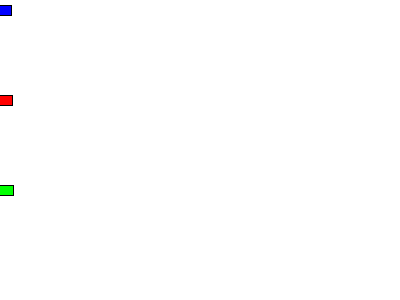
Frame 1 (no input)
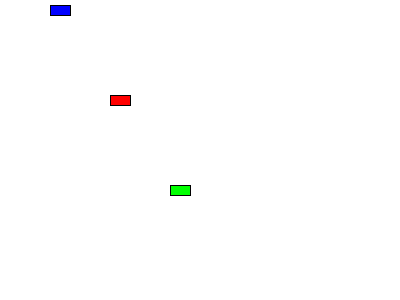
Frame 60 (the mouse pressed at the canvas centre just before this capture)
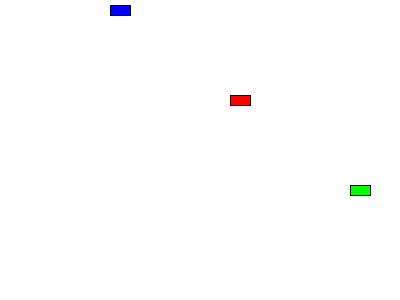
Frame 120 (the mouse held since frame 60 and released just before this capture)

The Processing sketch that drew these frames (run headless with seeded random() and noise(); from frame 60 on, the mouse is pressed at the canvas centre):

// Processing sketch: processing_115817
// ── processing_115817.pde

// Car Race

// Learning Processing
// Daniel Shiffman
// http://www.learningprocessing.com

// Example 8-2: Two Car objects

Car myCar1;
Car myCar2;
Car myCar3; // Three objects!

void setup() {
  size(400,300);
  myCar1 = new Car(color(255,0,0),0,100,2); // Parameters go inside the parentheses when the object is constructed.
  myCar2 = new Car(color(0,0,255),0,10,1);
  myCar3 = new Car(color(0,255,0),0,190,3);
}

void draw() {
  background(255);
  myCar1.move();
  myCar1.display();
  myCar2.move();
  myCar2.display();
  myCar3.move();
  myCar3.display();
  if (myCar1.xpos > width){
   myCar1.reverse();
  myCar2.reverse();
 myCar3.reverse();
  } 
  if (myCar1.xpos < 0){
    myCar1.reverse();
    myCar2.reverse();
    myCar3.reverse();
  }
 if (myCar2.xpos > width){
   myCar1.reverse();
  myCar2.reverse();
 myCar3.reverse();
  }
if (myCar2.xpos < 0){
    myCar1.reverse();
    myCar2.reverse();
    myCar3.reverse();
}
if (myCar3.xpos > width){
    myCar1.reverse();
    myCar2.reverse();
    myCar3.reverse();
}
if (myCar3.xpos < 0){
    myCar1.reverse();
    myCar2.reverse();
    myCar3.reverse();
}
}


class Car { // Even though there are multiple objects, we still only need one class. No matter how many cookies we make, only one cookie cutter is needed.Isnâ€™t object-oriented programming swell?
  color c;
  float xpos;
  float ypos;
  float xspeed;

  Car(color tempC, float tempXpos, float tempYpos, float tempXspeed) { // The Constructor is defined with 4 argument parameters.
    c = tempC;
    xpos = tempXpos;
    ypos = tempYpos;
    xspeed = tempXspeed;
  }

  void display() {
    stroke(0);
    fill(c);
    rectMode(CENTER);
    rect(xpos,ypos,20,10);
  }

  void move() {
    xpos = xpos + xspeed;
    //if (xpos > width) {
      //xspeed = -xspeed;
      //c = int(random(c));
    }
    //if (xpos < 0){
      //xspeed = -xspeed;
      //c = int(random(c));
  //}
  void reverse() {
  xspeed = -xspeed;
  c = int(random(c));
}
}
